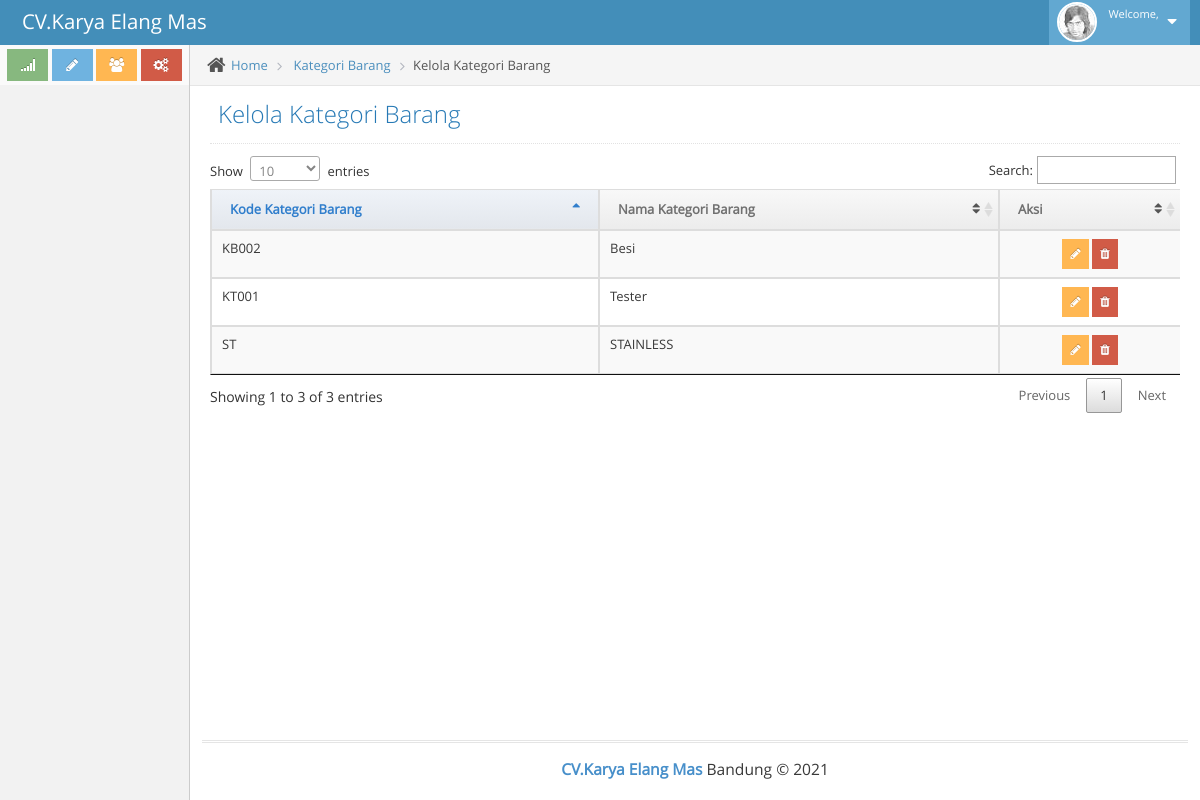
The app's page /index.php/kategori_barang/kelola_kategori with its own data.
### tables this page shows
CREATE TABLE `kategori` (
  `kategori_id` int(11) NOT NULL,
  `kode_kat` varchar(200) NOT NULL,
  `nama` varchar(200) NOT NULL,
  `created_by` varchar(200) NOT NULL,
  `created_date` date NOT NULL,
  `modified_by` varchar(200) NOT NULL,
  `modified_date` date NOT NULL
);

### application/controllers/Kategori_barang.php (called while the page is built, shortened)
<?php
class Kategori_barang extends CI_Controller
{
    function __construct()
    {
        $this->load->model('kategori_m');
    }
    public function kelola_kategori()
    {
        $data['data'] = $this->kategori_m->get_alldata('kategori');
        $this->load->view('kategori/kelola_kategori', $data);
    }
}

### index.php (called while the page is built, shortened)
<?php
require_once BASEPATH.'core/CodeIgniter.php';

### application/models/kategori_m.php (called while the page is built, shortened)
<?php
class kategori_m extends CI_Model
{
    public function get_alldata($table)
    {
        $this->db->select('*');
        $this->db->from($table);
        $result = $this->db->get()->result();
        return $result;
    }
}

### application/views/kategori/kelola_kategori.php (the view, shortened to what this page needs)
<div class="main-content">
    <div class="main-content-inner">
        <div class="breadcrumbs ace-save-state" id="breadcrumbs">
            <ul class="breadcrumb">
                <li>
                    <i class="ace-icon fa fa-home home-icon"></i>
                    <a href="#">Home</a>
                </li>
                <li>
                    <a href="#">Kategori Barang</a>
                </li>
                <li class="active">Kelola Kategori Barang</li>
            </ul>
        </div>
        <div class="page-content">
            <div class="page-header">
                <h1>
                    Kelola Kategori Barang
                </h1>
            </div>
            <div class="page-body">
                <div class="box">
                    <div class="box-body table-responsive">
                        <table class="table table-bordered table-striped table-hover" id="table">
                            <thead>
                                <tr>
                                    <th>Kode Kategori Barang</th>
                                    <th>Nama Kategori Barang</th>
                                    <th>Aksi</th>
                                </tr>
                            </thead>
                            <tbody>
                                <?php
                                foreach ($data as $data_kat) {
                                ?>
                                    <tr>
                                        <td><?php echo $data_kat->kode_kat ?></td>
                                        <td><?php echo $data_kat->nama ?></td>
                                        <td class="text-center" width="160px">
                                            <button class="btn btn-warning btn-xs" id="btnedit" data-id="<?php echo $data_kat->kode_kat ?>" title="Atur">
                                                <i class="fa fa-pencil"></i>
                                            </button>
                                            <button class="btn btn-danger btn-xs" id="btndel" data-id="<?php echo $data_kat->kode_kat ?>" title="Hapus">
                                                <i class="fa fa-trash"></i>
                                            </button>
                                        </td>
                                    </tr>
                                <?php
                                }
                                ?>
                            </tbody>
                        </table>
                    </div>
                </div>
            </div>
        </div>
    </div>
</div>

### records on screen
kategori: kode_kat "KT001", nama "Tester"
kategori: kode_kat "KB002", nama "Besi"
kategori: kode_kat "ST", nama "STAINLESS"
